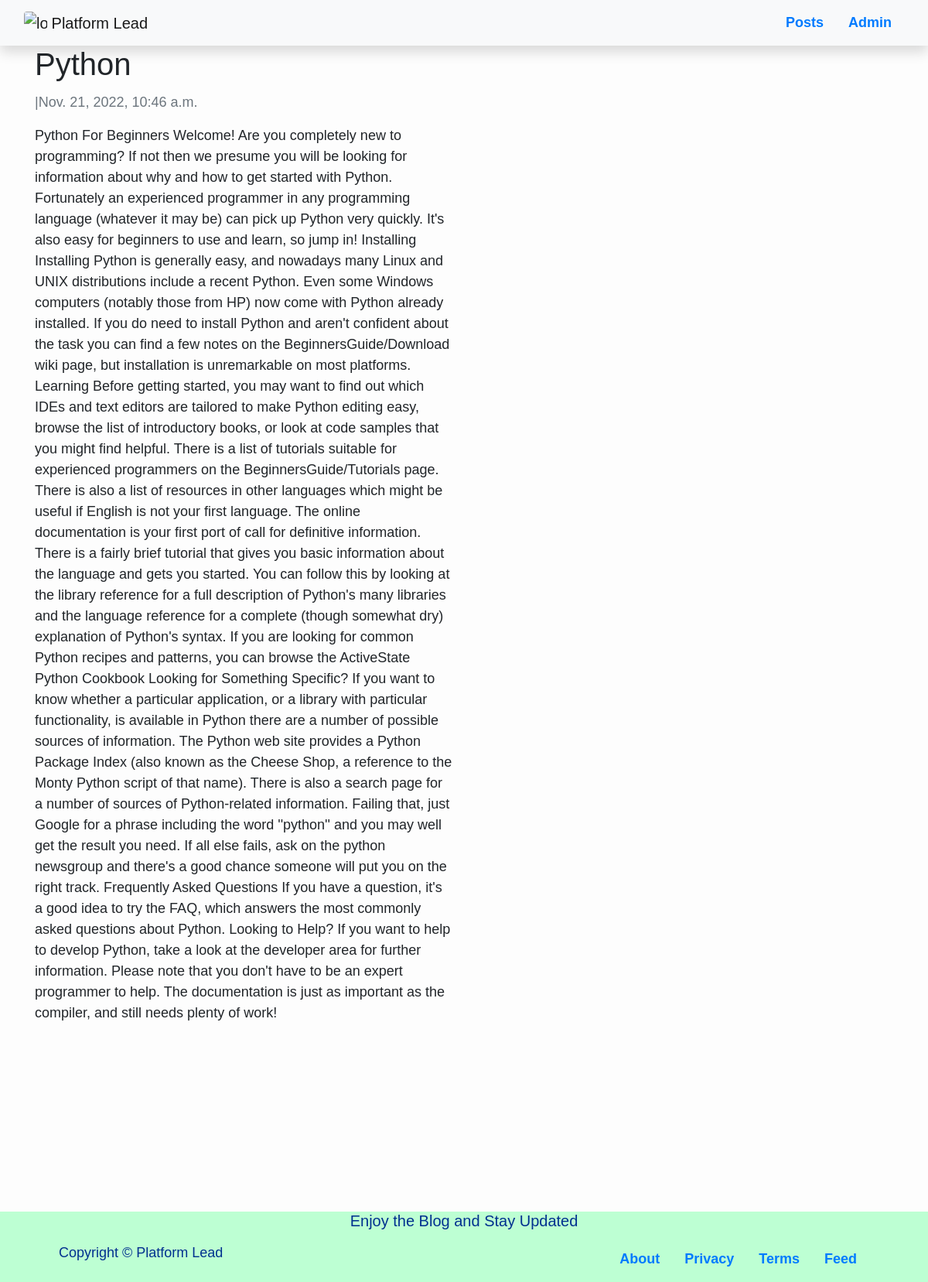
Page /py_intro/ on the committed database.
### blog/models.py (models this page shows, shortened)
class posts(models.Model):
    title = models.CharField(max_length=200, unique=True)
    slug = models.SlugField(max_length=200, unique=True)
    author = models.ForeignKey(User, on_delete=models.CASCADE)
    updated_on = models.DateTimeField(auto_now=True)
    created_on = models.DateTimeField()
    content = models.TextField()
    metades = models.CharField(max_length=300, default="new article")
    status = models.IntegerField(choices=STATUS, default=0)
    class Meta:
        ordering = ['-created_on']

### blog/views.py (the view)
# urls.py: path('<slug:slug>/', views.postdetail.as_view(), name='post_detail'),
class postdetail(generic.DetailView):
    model = posts
    template_name = 'postpage.html'

### blog/templates/postpage.html (shortened to what this page needs)
{% extends "base.html" %}
{% block content %}
    <div class="container">
      <div class="row">
    <div class="col-md-6 left">
            <h1 class="card-title">{% block title %} {{ object.title }} {% endblock title %}</h1>
            <p class=" text-muted">{{ object.author.first_name }} {{ object.author.last_name }} |{{ object.created_on }}</p>
            <p class="card-text">{{ object.content | safe }}</p>
          </div>
           </div>
           </div>
    {% endblock content %}

### blog/templates/base.html (style rules this page uses)
html, body { height: 100%; }
body { font-family: sans-serif; font-size: 18px; background-color: #fdfdfd; display: flex; flex-direction: column; }

### rows in the picture
posts: title "Python", created_on "Nov. 21, 2022, 10:46 a.m.", content "Python For Beginners Welcome! Are you completely new to programming? If not then we presume you will be looking for information about why and how to get started with Python. Fortunately an experienced programmer in any programming language (whatever it may be) can pick up Python very quickly. It's also easy for beginners to use and learn, so jump in! Installing Installing Python is generally easy, and nowadays many Linux and UNIX distributions include a recent Python. Even some Windows computers (notably those from HP) now come with Python already installed. If you do need to install Python and aren't confident about the task you can find a few notes on the BeginnersGuide/Download wiki…"
